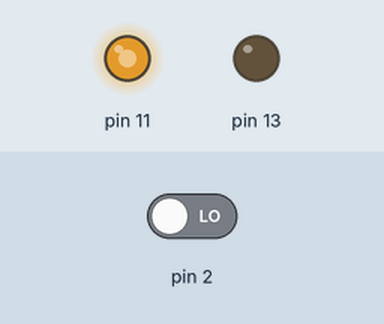
This sketch was run on a simulated Arduino Uno, built with avr-gcc and run on an emulated ATmega328P. Parts: output pins drawn as LEDs (lit = HIGH). Inputs (shaded band) come from the test bench; at power-on: pin 2 LOW. What the sketch prints to the serial monitor is not drawn.

Above: at 1.2 s.
1.3 s: pin 2 driven HIGH
At 8.2 s:
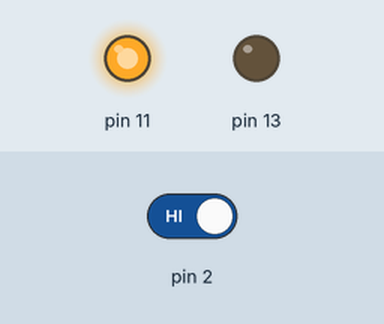
Timing chart, 0 to 22.7 s (numbered marks = the images above; inputs shaded):
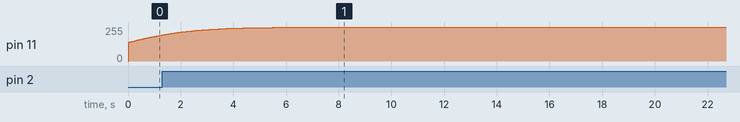

The sketch:

PWM-3.ino
```cpp
int time = 30;                             // 定义统计多少时间内的脉冲数, ms
volatile int pulse = 0;                    // 用来保存脉冲的计数
int frequency = 1000;                      // pwm Hz
int PWM_cycles = 3000;                     // 一个采样周期内输出的PWM波数
float test_routation_rate = 0.0;           // 实际转速
float target_routation_rate = 20.0;        // 目标转速，圈/秒
float r1 = 0.0;
float r2 = 0.0;
float r3 = 0.0;
float r4 = 0.0;
float r5 = 0.0;
float r6 = 0.0;
float r7 = 0.0;
float r8 = 0.0;
float r9 = 0.0;
float r10 = 0.0;
float r11 = 0.0;
float r12 = 0.0;
float error = 0.0;                         // 误差
float error_last = 0.0;                    // 上一轮误差
float integeration = 0.0;                  // 积分值
float integeration_last = 0.0;             // 上轮积分值
float p = 0.0;                             // PID输出的控制变量（占空比）
float KP = 0.40;                           // PID控制参数
float KD = 0.03;
float KI = 0.80;

void setup()
{
  pinMode(2, INPUT);                        // 2管脚设置输入模式
  Serial.begin(9600);                       // 串口通讯初始化
  attachInterrupt(0, pulse_count, HIGH);    // 设置中断函数触发条件
  pinMode(13, OUTPUT);                      // 13管脚输出PWM调制信号
}

void pulse_count(){
  // 脉冲计数函数
  ++pulse;
}

float PID() {
  // PID控制器，返回占空比
  float p1 = 0.0, p2 = 0.0, p3 = 0.0, p4 = 0.0, p5 = 0.0;
  // p = KP*e + KD(e1-e2)/t + KIet（积分）
    p1 = KP*error;
    p2 = KD*1000*(error_last-error)/time;
    integeration = integeration + error*time/1000;
    p3 = KI*(integeration + error);
    p4 = p1 + p2 + p3;

  // sigmoid 函数防止超调后溢出
  p5 = 1 / (1+exp(-p4));
  return p5;
}

void PWM(float p) {
  // 单个周期 PWM 信号的产生
  int int_p = 0;
  int_p = int(255 * p);
  analogWrite(11, int_p);
}

void control() {
  // 采样转速并产生 j 个周期 PWM 信号
  int i, j = 50;
  test_routation_rate = 1000 * float(pulse) / (128.0 * time);      // 单位时间的脉冲数计算转速
  pulse = 0;                                                       // 脉冲清零
  error = (target_routation_rate - r12) / target_routation_rate;  // 计算误差
  p = PID();                                         // 计算占空比（PID 控制变量）
  PWM(p);                                            // 产生 PWM 信号
}

void loop() {
  interrupts();                                     // 启动中断允许
  delay(time);
  noInterrupts();                                   // 关闭所有中断
  Serial.println(r12);                              // 串口发送 PID 控制变量（调试代码）
  // Serial.println(r4);                               // 串口发送电动机转速（调试代码）
  r12 = (r10 + r11)/2;
  r11 = (r9 + r10)/2;
  r10 = (r8 + r9)/2;
  r9 = (r7 + r8)/2;
  r8 = (r6 + r7)/2;
  r7 = (r5 + r6)/2;
  r6 = (r4 + r5)/2;
  r5 = (r3 + r4)/2;
  r4 = (r2 + r3)/2;
  r3 = (r1 + r2)/2;
  r2 = (r1 + test_routation_rate)/2;
  r1 = test_routation_rate;
  control();
}
```
